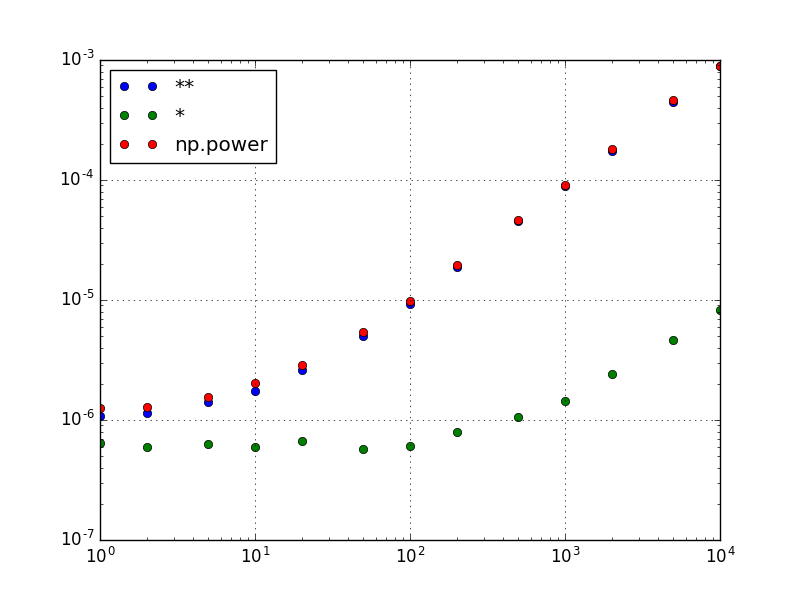

Here is the Python script that generated this plot:
# power benchmark

import timeit
import numpy as np
import matplotlib.pyplot as plt

def testeval(test, N=1, Navg=1000, ca=1., cb=1.):
    setupstr = 'import numpy as np;'
    setupstr += 'a = %f * np.random.random(%d);'%(ca,N)
    setupstr += 'b = %f * np.random.random(%d)'%(cb,N)
    TT = timeit.Timer(test, setup=setupstr)
    return TT.timeit(number=Navg)
    
Navg=100000
N = [1,2,5,10,20,50,100,200,500,1000,2000,5000,10000]
print 'a**b...'
t_star = [testeval('a**b',n,Navg=Navg)/Navg for n in N]
print 'a*b...'
t_mul = [testeval('a*b',n,Navg=Navg)/Navg for n in N]
print 'power(a,b)...'
t_pow = [testeval('np.power(a,b)',n,Navg=Navg)/Navg for n in N]

f = plt.figure(1)
f.clf()
ax = f.add_subplot(111)
ax.loglog(N,t_star,'bo',label='**')
ax.loglog(N,t_mul,'go',label='*')
ax.loglog(N,t_pow,'ro',label='np.power')
ax.legend(loc=0)
ax.grid('on')
f.savefig('benchmark.png')
